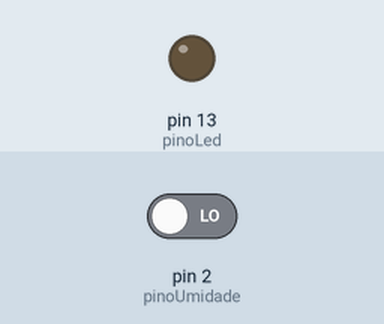
The sketch below on a simulated Arduino Uno, built with avr-gcc and run on an emulated ATmega328P. On the bench: output pins drawn as LEDs (lit = HIGH). The test bench sets the inputs (shaded band); at power-on: pin 2 (pinoUmidade) LOW. What the sketch prints to the serial monitor is not drawn.

Above: at 1.2 s.
1.3 s: pin 2 (pinoUmidade) driven HIGH
At 2.0 s:
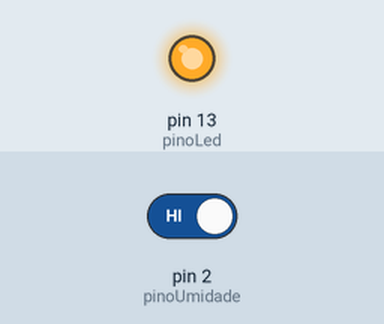
2.8 s: pin 2 (pinoUmidade) driven LOW
At 3.2 s:
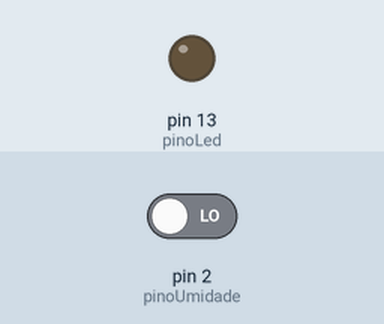
Timing chart, 0 to 5.8 s (numbered marks = the images above; inputs shaded):
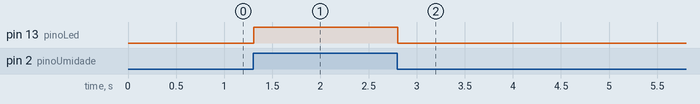

The sketch:

ex_entrada_digital.ino
```cpp
int pinoUmidade = 2;

int estadoPino = 0;

int pinoLed = 13;


void setup() {

  pinMode(pinoUmidade, INPUT);
  pinMode(pinoLed, OUTPUT);
  Serial.begin(9600);
}

void loop() {

  estadoPino = digitalRead(pinoUmidade);
  Serial.println(estadoPino);

  if (estadoPino == HIGH) {
    digitalWrite(pinoLed, HIGH);
  } else {
    digitalWrite(pinoLed, LOW);
  }

}
```

Measured:
- after the input at 1.3 s, pin 13 (pinoLed): LOW → HIGH at once
- after the input at 2.8 s, pin 13 (pinoLed): HIGH → LOW at once
